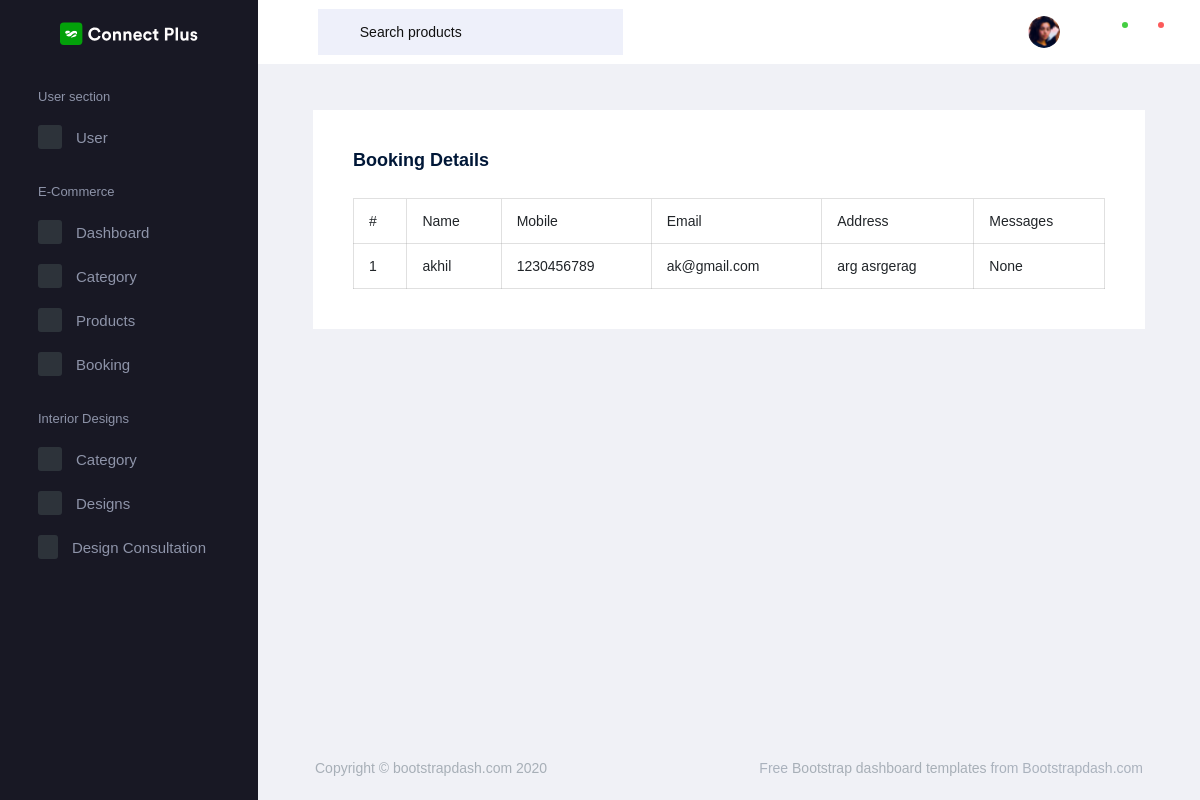
The app's page /AdminApp/display_booking/, older data.
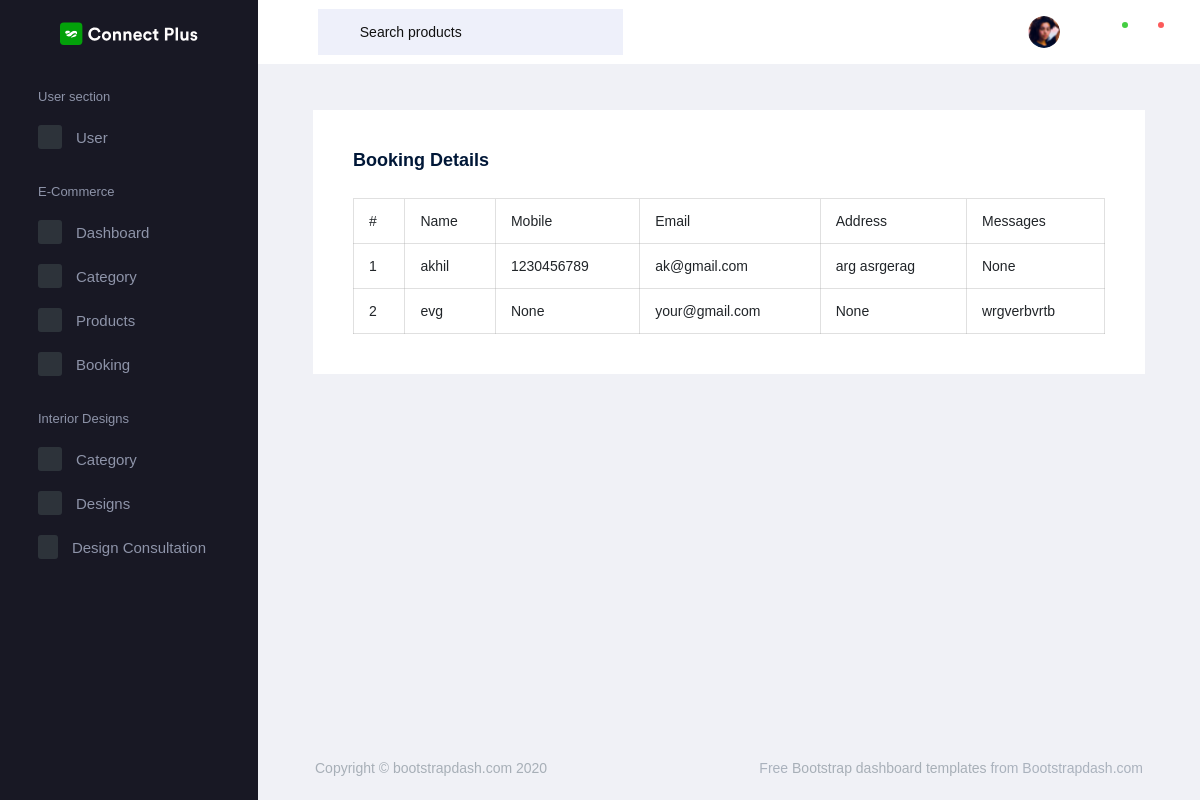
The same page, newer data.
### WebApp/models.py (models this page shows)
class ContactDb(models.Model):
    Name = models.CharField(max_length=100, null=True, blank=True)
    Email = models.EmailField(max_length=100, null=True, blank=True)
    Mobile = models.IntegerField(null=True, blank=True)
    Address = models.CharField(max_length=200, null=True, blank=True)
    Message = models.CharField(max_length=200, null=True, blank=True)

### AdminApp/views.py (the view)
# urls.py: path('display_booking/', views.display_booking, name="display_booking"),
def display_booking(request):
    data = ContactDb.objects.all()
    return render(request, "display_bookings.html", {'data': data})

### AdminApp/templates/display_bookings.html (shortened to what this page needs)
<!DOCTYPE html>
{% extends 'index.html' %}
{% block content %}
<html lang="en">
<head>
</head>
<body>
<div class="col-lg-12 stretch-card">
    <div class="card">
        <div class="card-body">
            <h4 class="card-title">Booking details</h4>
            <table class="table table-bordered ">
                <thead>
                <tr>
                    <th> #</th>
                    <th> Name</th>
                    <th> Mobile</th>
                    <th> Email</th>
                    <th> Address</th>
                    <th> Messages</th>
                </tr>
                </thead>
                <tbody>
                {% for d in data %}
                <tr>
                    <td>{{forloop.counter}}</td>
                    <td>{{d.Name}}</td>
                    <td>{{d.Mobile}}</td>
                    <td>{{d.Email}}</td>
                    <td>{{d.Address}}</td>
                    <td>{{d.Message}}</td>
                </tr>
                {% endfor %}
                </tbody>
            </table>
        </div>
    </div>
</div>
</body>
</html>
{% endblock %}

Row changes from the older to the newer data that the page shows:
added ContactDb: Name "evg", Mobile "None", Email "your@gmail.com", Address "None", Message "wrgverbvrtb"
